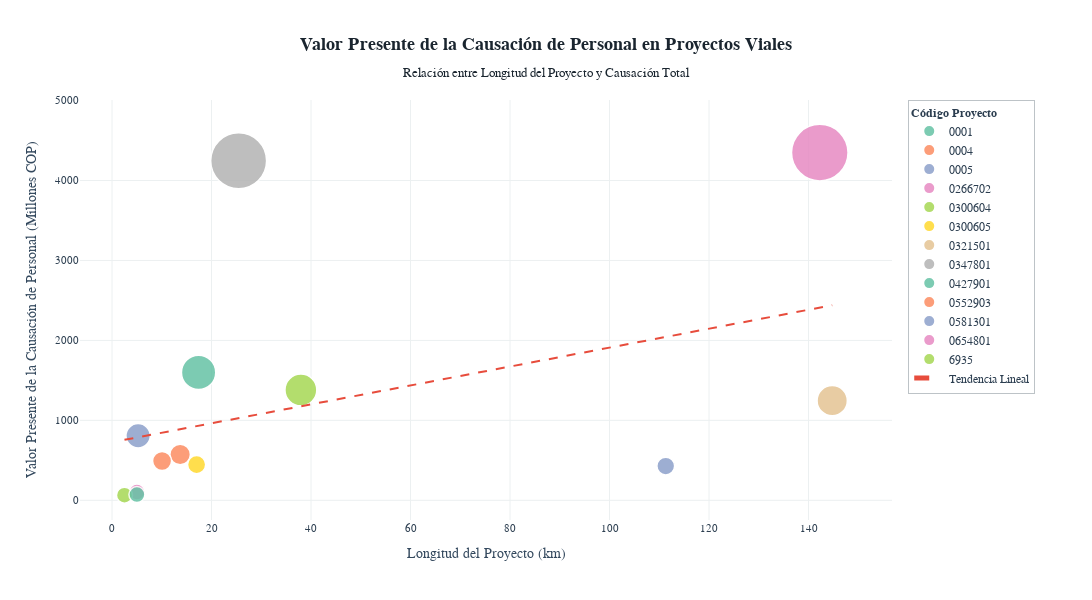

The notebook cell saved with this chart:
### Code cell
import sqlite3
from app.config import Config

df_vp['COSTO_UF_VP'] = df_vp.loc[:, "1 - TRANSPORTE": ].sum(axis=1)

conn = sqlite3.connect(Config.DATABASE)
df_proyectos = pd.read_sql_query("SELECT codigo, anio_inicio, fase FROM proyectos", conn)
conn.close()

# Count functional units per project
df_vp['UF_COUNT'] = df_vp.groupby('CÓDIGO')['CÓDIGO'].transform('count')

# Aggregate by project - properly sum all functional units
# Group by CÓDIGO and aggregate different columns appropriately
df_project = df_vp.groupby('CÓDIGO').agg({
    'NOMBRE DEL PROYECTO': 'first',  # Take first (same for all rows)
    'ALCANCE': 'first',              # Take first (same for all rows)
    'LONGITUD KM': 'sum',            # Sum all functional units' lengths
    'COSTO_UF_VP': 'sum',            # SUM all functional units' costs (THIS IS KEY!)
    'UF_COUNT': 'first'              # Take first (same for all rows)
}).reset_index()

# Rename the aggregated cost column
df_project = df_project.rename(columns={'COSTO_UF_VP': 'COSTO_TOTAL_VP'})

# Merge with database info to get AÑO INICIO and FASE
df_project = df_project.merge(df_proyectos, left_on='CÓDIGO', right_on='codigo', how='left')

# Rename columns for clarity
df_project = df_project.rename(columns={
    'UF_COUNT': 'UNIDADES_FUNCIONALES',
    'anio_inicio': 'AÑO INICIO',
    'fase': 'FASE'
})

# Drop duplicate codigo column
df_project = df_project.drop(columns=['codigo'])

# Format cost values for display (in millions)
df_project['COSTO_MILLONES'] = df_project['COSTO_TOTAL_VP'] / 1_000_000

# Build hover_data dictionary
hover_dict = {
    'NOMBRE DEL PROYECTO': True,
    'CÓDIGO': True,
    'AÑO INICIO': True,
    'FASE': True,
    'ALCANCE': True,
    'UNIDADES_FUNCIONALES': True,
    'LONGITUD KM': ':.2f',
    'COSTO_MILLONES': ':.2f',
    'COSTO_TOTAL_VP': ':,.0f'
}

# Create the plot
fig = px.scatter(
    df_project,
    x='LONGITUD KM',
    y='COSTO_MILLONES',
    color='CÓDIGO',
    hover_data=hover_dict,
    labels={
        'LONGITUD KM': 'Longitud del Proyecto (km)',
        'COSTO_MILLONES': 'Valor Presente de la Causación de Personal (Millones COP)',
        'NOMBRE DEL PROYECTO': 'Nombre del Proyecto',
        'CÓDIGO': 'Código del Proyecto',
        'AÑO INICIO': 'Año de Inicio',
        'FASE': 'Fase del Proyecto',
        'ALCANCE': 'Alcance',
        'UNIDADES_FUNCIONALES': 'N° Unidades Funcionales',
        'COSTO_TOTAL_VP': 'Costo Total VP (COP)'
    },
    title='<b>Valor Presente de la Causación de Personal en Proyectos Viales</b><br><sub>Relación entre Longitud del Proyecto y Causación Total</sub>',
    template='plotly_white',
    size='COSTO_MILLONES',
    size_max=40,
    color_discrete_sequence=px.colors.qualitative.Set2
)

# Enhance the visual design
fig.update_traces(
    marker=dict(
        line=dict(width=1.5, color='white'),
        opacity=0.85,
        sizemin=8
    ),
    textposition='top center'
)

# Update layout for executive presentation
fig.update_layout(
    font=dict(family="Arial, sans-serif", size=12, color="#2c3e50"),
    title=dict(
        font=dict(size=18, color="#1a252f", family="Arial Black"),
        x=0.5,
        xanchor='center'
    ),
    xaxis=dict(
        showgrid=True,
        gridcolor='#ecf0f1',
        zeroline=False,
        title_font=dict(size=14, color="#34495e", family="Arial"),
        tickfont=dict(size=11)
    ),
    yaxis=dict(
        showgrid=True,
        gridcolor='#ecf0f1',
        zeroline=False,
        title_font=dict(size=14, color="#34495e", family="Arial"),
        tickfont=dict(size=11)
    ),
    plot_bgcolor='white',
    paper_bgcolor='white',
    hovermode='closest',
    legend=dict(
        title=dict(text='<b>Código Proyecto</b>', font=dict(size=12)),
        orientation="v",
        yanchor="top",
        y=1,
        xanchor="left",
        x=1.02,
        bgcolor="rgba(255, 255, 255, 0.9)",
        bordercolor="#bdc3c7",
        borderwidth=1
    ),
    margin=dict(l=80, r=200, t=100, b=80),
    height=600,
    width=1200
)

# Add a trend line for better insights
from sklearn.linear_model import LinearRegression
X = df_project[['LONGITUD KM']].values
y = df_project['COSTO_MILLONES'].values
model = LinearRegression()
model.fit(X, y)
y_pred = model.predict(X)

# Sort for line plot
sort_idx = X.flatten().argsort()
fig.add_trace(
    go.Scatter(
        x=X[sort_idx].flatten(),
        y=y_pred[sort_idx],
        mode='lines',
        name='Tendencia Lineal',
        line=dict(color='#e74c3c', width=2, dash='dash'),
        showlegend=True,
        hovertemplate='Línea de Tendencia<extra></extra>'
    )
)

fig.show()

### Figure 1 — Plotly figure (JSON) as saved in the notebook; plotly's stock layout.template omitted (floating-point values rounded to 4 significant figures)
{"data": [{"customdata": [["TAMBILLO - COLIBRÍ", "0001", 2014, "Fase III - Diseños a detalle", "Segunda calzada", 1, 1599000000.0]], "hovertemplate": "Código del Proyecto=%{customdata[1]}<br>Longitud del Proyecto (km)=%{x:.2f}<br>Valor Presente de la Causación de Personal (Millones COP)=%{marker.size:.2f}<br>Nombre del Proyecto=%{customdata[0]}<br>Año de Inicio=%{customdata[2]}<br>Fase del Proyecto=%{customdata[3]}<br>Alcance=%{customdata[4]}<br>N° Unidades Funcionales=%{customdata[5]}<br>Costo Total VP (COP)=%{customdata[6]:,.0f}<extra></extra>", "legendgroup": "0001", "marker": {"color": "rgb(102,194,165)", "line": {"color": "white", "width": 1.5}, "opacity": 0.85, "size": [1599.0], "sizemin": 8, "sizemode": "area", "sizeref": 2.718, "symbol": "circle"}, "mode": "markers", "name": "0001", "orientation": "v", "showlegend": true, "textposition": "top center", "type": "scatter", "x": [17.4], "xaxis": "x", "y": [1599.0], "yaxis": "y"}, {"customdata": [["DCO", "0004", 2021, "Fase III - Diseños a detalle", "Nuevo", 1, 572200000.0]], "hovertemplate": "Código del Proyecto=%{customdata[1]}<br>Longitud del Proyecto (km)=%{x:.2f}<br>Valor Presente de la Causación de Personal (Millones COP)=%{marker.size:.2f}<br>Nombre del Proyecto=%{customdata[0]}<br>Año de Inicio=%{customdata[2]}<br>Fase del Proyecto=%{customdata[3]}<br>Alcance=%{customdata[4]}<br>N° Unidades Funcionales=%{customdata[5]}<br>Costo Total VP (COP)=%{customdata[6]:,.0f}<extra></extra>", "legendgroup": "0004", "marker": {"color": "rgb(252,141,98)", "line": {"color": "white", "width": 1.5}, "opacity": 0.85, "size": [572.2], "sizemin": 8, "sizemode": "area", "sizeref": 2.718, "symbol": "circle"}, "mode": "markers", "name": "0004", "orientation": "v", "showlegend": true, "textposition": "top center", "type": "scatter", "x": [13.69], "xaxis": "x", "y": [572.2], "yaxis": "y"}, {"customdata": [["BUENAVENTURA LOBOGUERRERO", "0005", 2016, "Fase III - Diseños a detalle", "Segunda calzada", 7, 429100000.0]], "hovertemplate": "Código del Proyecto=%{customdata[1]}<br>Longitud del Proyecto (km)=%{x:.2f}<br>Valor Presente de la Causación de Personal (Millones COP)=%{marker.size:.2f}<br>Nombre del Proyecto=%{customdata[0]}<br>Año de Inicio=%{customdata[2]}<br>Fase del Proyecto=%{customdata[3]}<br>Alcance=%{customdata[4]}<br>N° Unidades Funcionales=%{customdata[5]}<br>Costo Total VP (COP)=%{customdata[6]:,.0f}<extra></extra>", "legendgroup": "0005", "marker": {"color": "rgb(141,160,203)", "line": {"color": "white", "width": 1.5}, "opacity": 0.85, "size": [429.1], "sizemin": 8, "sizemode": "area", "sizeref": 2.718, "symbol": "circle"}, "mode": "markers", "name": "0005", "orientation": "v", "showlegend": true, "textposition": "top center", "type": "scatter", "x": [111.3], "xaxis": "x", "y": [429.1], "yaxis": "y"}, {"customdata": [["CATAMBUCO - PASTO UF5.2", "0266702", 2017, "Fase III - Diseños a detalle", "Mejoramiento", 1, 103900000.0]], "hovertemplate": "Código del Proyecto=%{customdata[1]}<br>Longitud del Proyecto (km)=%{x:.2f}<br>Valor Presente de la Causación de Personal (Millones COP)=%{marker.size:.2f}<br>Nombre del Proyecto=%{customdata[0]}<br>Año de Inicio=%{customdata[2]}<br>Fase del Proyecto=%{customdata[3]}<br>Alcance=%{customdata[4]}<br>N° Unidades Funcionales=%{customdata[5]}<br>Costo Total VP (COP)=%{customdata[6]:,.0f}<extra></extra>", "legendgroup": "0266702", "marker": {"color": "rgb(231,138,195)", "line": {"color": "white", "width": 1.5}, "opacity": 0.85, "size": [103.9], "sizemin": 8, "sizemode": "area", "sizeref": 2.718, "symbol": "circle"}, "mode": "markers", "name": "0266702", "orientation": "v", "showlegend": true, "textposition": "top center", "type": "scatter", "x": [5.0], "xaxis": "x", "y": [103.9], "yaxis": "y"}, {"customdata": [["BUGA - BUENAVENTURA EL PORVENIR UF5", "0300604", 2017, "Fase III - Diseños a detalle", "Segunda calzada", 1, 65080000.0]], "hovertemplate": "Código del Proyecto=%{customdata[1]}<br>Longitud del Proyecto (km)=%{x:.2f}<br>Valor Presente de la Causación de Personal (Millones COP)=%{marker.size:.2f}<br>Nombre del Proyecto=%{customdata[0]}<br>Año de Inicio=%{customdata[2]}<br>Fase del Proyecto=%{customdata[3]}<br>Alcance=%{customdata[4]}<br>N° Unidades Funcionales=%{customdata[5]}<br>Costo Total VP (COP)=%{customdata[6]:,.0f}<extra></extra>", "legendgroup": "0300604", "marker": {"color": "rgb(166,216,84)", "line": {"color": "white", "width": 1.5}, "opacity": 0.85, "size": [65.08], "sizemin": 8, "sizemode": "area", "sizeref": 2.718, "symbol": "circle"}, "mode": "markers", "name": "0300604", "orientation": "v", "showlegend": true, "textposition": "top center", "type": "scatter", "x": [2.5], "xaxis": "x", "y": [65.08], "yaxis": "y"}, {"customdata": [["BUGA - BUENAVENTURA UF4", "0300605", 2017, "Fase III - Diseños a detalle", "Segunda calzada", 1, 447000000.0]], "hovertemplate": "Código del Proyecto=%{customdata[1]}<br>Longitud del Proyecto (km)=%{x:.2f}<br>Valor Presente de la Causación de Personal (Millones COP)=%{marker.size:.2f}<br>Nombre del Proyecto=%{customdata[0]}<br>Año de Inicio=%{customdata[2]}<br>Fase del Proyecto=%{customdata[3]}<br>Alcance=%{customdata[4]}<br>N° Unidades Funcionales=%{customdata[5]}<br>Costo Total VP (COP)=%{customdata[6]:,.0f}<extra></extra>", "legendgroup": "0300605", "marker": {"color": "rgb(255,217,47)", "line": {"color": "white", "width": 1.5}, "opacity": 0.85, "size": [447.0], "sizemin": 8, "sizemode": "area", "sizeref": 2.718, "symbol": "circle"}, "mode": "markers", "name": "0300605", "orientation": "v", "showlegend": true, "textposition": "top center", "type": "scatter", "x": [17.0], "xaxis": "x", "y": [447.0], "yaxis": "y"}, {"customdata": [["DISEÑO GEOMÉTRICO TERCER CARRIL BOGOTÁ - GIRARDOT", "0321501", 2017, "Fase III - Diseños a detalle", "Mejoramiento", 8, 1247000000.0]], "hovertemplate": "Código del Proyecto=%{customdata[1]}<br>Longitud del Proyecto (km)=%{x:.2f}<br>Valor Presente de la Causación de Personal (Millones COP)=%{marker.size:.2f}<br>Nombre del Proyecto=%{customdata[0]}<br>Año de Inicio=%{customdata[2]}<br>Fase del Proyecto=%{customdata[3]}<br>Alcance=%{customdata[4]}<br>N° Unidades Funcionales=%{customdata[5]}<br>Costo Total VP (COP)=%{customdata[6]:,.0f}<extra></extra>", "legendgroup": "0321501", "marker": {"color": "rgb(229,196,148)", "line": {"color": "white", "width": 1.5}, "opacity": 0.85, "size": [1247.0], "sizemin": 8, "sizemode": "area", "sizeref": 2.718, "symbol": "circle"}, "mode": "markers", "name": "0321501", "orientation": "v", "showlegend": true, "textposition": "top center", "type": "scatter", "x": [144.8], "xaxis": "x", "y": [1247.0], "yaxis": "y"}, {"customdata": [["TERMINACIÓN TÚNEL DE LA LÍNEA", "0347801", 2017, "Fase III - Diseños a detalle", "Rehabilitación", 3, 4247000000.0]], "hovertemplate": "Código del Proyecto=%{customdata[1]}<br>Longitud del Proyecto (km)=%{x:.2f}<br>Valor Presente de la Causación de Personal (Millones COP)=%{marker.size:.2f}<br>Nombre del Proyecto=%{customdata[0]}<br>Año de Inicio=%{customdata[2]}<br>Fase del Proyecto=%{customdata[3]}<br>Alcance=%{customdata[4]}<br>N° Unidades Funcionales=%{customdata[5]}<br>Costo Total VP (COP)=%{customdata[6]:,.0f}<extra></extra>", "legendgroup": "0347801", "marker": {"color": "rgb(179,179,179)", "line": {"color": "white", "width": 1.5}, "opacity": 0.85, "size": [4247.0], "sizemin": 8, "sizemode": "area", "sizeref": 2.718, "symbol": "circle"}, "mode": "markers", "name": "0347801", "orientation": "v", "showlegend": true, "textposition": "top center", "type": "scatter", "x": [25.45], "xaxis": "x", "y": [4247.0], "yaxis": "y"}, {"customdata": [["PURIFICACIÓN - LOZANÍA", "0427901", 2020, "Fase III - Diseños a detalle", "Mejoramiento", 1, 71690000.0]], "hovertemplate": "Código del Proyecto=%{customdata[1]}<br>Longitud del Proyecto (km)=%{x:.2f}<br>Valor Presente de la Causación de Personal (Millones COP)=%{marker.size:.2f}<br>Nombre del Proyecto=%{customdata[0]}<br>Año de Inicio=%{customdata[2]}<br>Fase del Proyecto=%{customdata[3]}<br>Alcance=%{customdata[4]}<br>N° Unidades Funcionales=%{customdata[5]}<br>Costo Total VP (COP)=%{customdata[6]:,.0f}<extra></extra>", "legendgroup": "0427901", "marker": {"color": "rgb(102,194,165)", "line": {"color": "white", "width": 1.5}, "opacity": 0.85, "size": [71.69], "sizemin": 8, "sizemode": "area", "sizeref": 2.718, "symbol": "circle"}, "mode": "markers", "name": "0427901", "orientation": "v", "showlegend": true, "textposition": "top center", "type": "scatter", "x": [5.0], "xaxis": "x", "y": [71.69], "yaxis": "y"}, {"customdata": [["TRANSVERSAL BOYACÁ", "0552903", 2021, "Fase III - Diseños a detalle", "Mejoramiento", 1, 491500000.0]], "hovertemplate": "Código del Proyecto=%{customdata[1]}<br>Longitud del Proyecto (km)=%{x:.2f}<br>Valor Presente de la Causación de Personal (Millones COP)=%{marker.size:.2f}<br>Nombre del Proyecto=%{customdata[0]}<br>Año de Inicio=%{customdata[2]}<br>Fase del Proyecto=%{customdata[3]}<br>Alcance=%{customdata[4]}<br>N° Unidades Funcionales=%{customdata[5]}<br>Costo Total VP (COP)=%{customdata[6]:,.0f}<extra></extra>", "legendgroup": "0552903", "marker": {"color": "rgb(252,141,98)", "line": {"color": "white", "width": 1.5}, "opacity": 0.85, "size": [491.5], "sizemin": 8, "sizemode": "area", "sizeref": 2.718, "symbol": "circle"}, "mode": "markers", "name": "0552903", "orientation": "v", "showlegend": true, "textposition": "top center", "type": "scatter", "x": [10.06], "xaxis": "x", "y": [491.5], "yaxis": "y"}, {"customdata": [["QUEREMAL - DANUBIO", "0581301", 2022, "Fase III - Diseños a detalle", "Mejoramiento", 1, 808000000.0]], "hovertemplate": "Código del Proyecto=%{customdata[1]}<br>Longitud del Proyecto (km)=%{x:.2f}<br>Valor Presente de la Causación de Personal (Millones COP)=%{marker.size:.2f}<br>Nombre del Proyecto=%{customdata[0]}<br>Año de Inicio=%{customdata[2]}<br>Fase del Proyecto=%{customdata[3]}<br>Alcance=%{customdata[4]}<br>N° Unidades Funcionales=%{customdata[5]}<br>Costo Total VP (COP)=%{customdata[6]:,.0f}<extra></extra>", "legendgroup": "0581301", "marker": {"color": "rgb(141,160,203)", "line": {"color": "white", "width": 1.5}, "opacity": 0.85, "size": [808.0], "sizemin": 8, "sizemode": "area", "sizeref": 2.718, "symbol": "circle"}, "mode": "markers", "name": "0581301", "orientation": "v", "showlegend": true, "textposition": "top center", "type": "scatter", "x": [5.243], "xaxis": "x", "y": [808.0], "yaxis": "y"}, {"customdata": [["BUGA - BUENAVENTURA", "0654801", 2023, "Fase III - Diseños a detalle", "Rehabilitación", 23, 4348000000.0]], "hovertemplate": "Código del Proyecto=%{customdata[1]}<br>Longitud del Proyecto (km)=%{x:.2f}<br>Valor Presente de la Causación de Personal (Millones COP)=%{marker.size:.2f}<br>Nombre del Proyecto=%{customdata[0]}<br>Año de Inicio=%{customdata[2]}<br>Fase del Proyecto=%{customdata[3]}<br>Alcance=%{customdata[4]}<br>N° Unidades Funcionales=%{customdata[5]}<br>Costo Total VP (COP)=%{customdata[6]:,.0f}<extra></extra>", "legendgroup": "0654801", "marker": {"color": "rgb(231,138,195)", "line": {"color": "white", "width": 1.5}, "opacity": 0.85, "size": [4348.0], "sizemin": 8, "sizemode": "area", "sizeref": 2.718, "symbol": "circle"}, "mode": "markers", "name": "0654801", "orientation": "v", "showlegend": true, "textposition": "top center", "type": "scatter", "x": [142.3], "xaxis": "x", "y": [4348.0], "yaxis": "y"}, {"customdata": [[" PEDREGAL - PASTO UF4-UF5", "6935", 2016, "Fase III - Diseños a detalle", "Segunda calzada", 2, 1381000000.0]], "hovertemplate": "Código del Proyecto=%{customdata[1]}<br>Longitud del Proyecto (km)=%{x:.2f}<br>Valor Presente de la Causación de Personal (Millones COP)=%{marker.size:.2f}<br>Nombre del Proyecto=%{customdata[0]}<br>Año de Inicio=%{customdata[2]}<br>Fase del Proyecto=%{customdata[3]}<br>Alcance=%{customdata[4]}<br>N° Unidades Funcionales=%{customdata[5]}<br>Costo Total VP (COP)=%{customdata[6]:,.0f}<extra></extra>", "legendgroup": "6935", "marker": {"color": "rgb(166,216,84)", "line": {"color": "white", "width": 1.5}, "opacity": 0.85, "size": [1381.0], "sizemin": 8, "sizemode": "area", "sizeref": 2.718, "symbol": "circle"}, "mode": "markers", "name": "6935", "orientation": "v", "showlegend": true, "textposition": "top center", "type": "scatter", "x": [37.96], "xaxis": "x", "y": [1381.0], "yaxis": "y"}, {"hovertemplate": "Línea de Tendencia<extra></extra>", "line": {"color": "#e74c3c", "dash": "dash", "width": 2}, "mode": "lines", "name": "Tendencia Lineal", "showlegend": true, "type": "scatter", "x": [2.5, 5.0, 5.0, 5.243, 10.06, 13.69, 17.0, 17.4, 25.45, 37.96, 111.3, 142.3, 144.8], "y": [756.5, 786.1, 786.1, 788.9, 845.9, 888.9, 928.0, 932.8, 1028.0, 1176.0, 2044.0, 2410.0, 2439.0]}], "layout": {"font": {"color": "#2c3e50", "family": "Arial, sans-serif", "size": 12}, "height": 600, "hovermode": "closest", "legend": {"bgcolor": "rgba(255, 255, 255, 0.9)", "bordercolor": "#bdc3c7", "borderwidth": 1, "itemsizing": "constant", "orientation": "v", "title": {"font": {"size": 12}, "text": "<b>Código Proyecto</b>"}, "tracegroupgap": 0, "x": 1.02, "xanchor": "left", "y": 1, "yanchor": "top"}, "margin": {"b": 80, "l": 80, "r": 200, "t": 100}, "paper_bgcolor": "white", "plot_bgcolor": "white", "title": {"font": {"color": "#1a252f", "family": "Arial Black", "size": 18}, "text": "<b>Valor Presente de la Causación de Personal en Proyectos Viales</b><br><sub>Relación entre Longitud del Proyecto y Causación Total</sub>", "x": 0.5, "xanchor": "center"}, "width": 1200, "xaxis": {"anchor": "y", "domain": [0, 1], "gridcolor": "#ecf0f1", "showgrid": true, "tickfont": {"size": 11}, "title": {"font": {"color": "#34495e", "family": "Arial", "size": 14}, "text": "Longitud del Proyecto (km)"}, "zeroline": false}, "yaxis": {"anchor": "x", "domain": [0, 1], "gridcolor": "#ecf0f1", "showgrid": true, "tickfont": {"size": 11}, "title": {"font": {"color": "#34495e", "family": "Arial", "size": 14}, "text": "Valor Presente de la Causación de Personal (Millones COP)"}, "zeroline": false}}}
